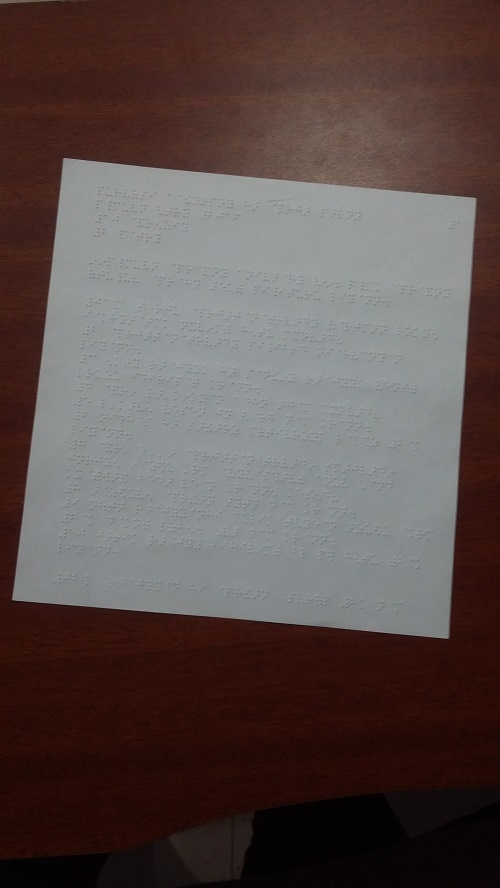
//> input picture paper.jpg, 500 x 888 px
$ ./Source   (built with g++ and OpenCV 4)
//> lines starting //> are read from the running program, lines starting //| are printed output that depends on the picture; after the words box and inside, x2 and y2 are one past the last pixel; in counts of white or black regions, pixels touching at a corner belong together
#include <opencv2/highgui/highgui.hpp>
#include <opencv2/imgproc/imgproc.hpp>
#include <iostream>
#include <vector>
#include <algorithm>

//g++ main.cpp -o main -I /usr/local/include/opencv -lopencv_core -lopencv_imgproc -lopencv_highgui

using namespace cv;
using namespace std;


cv::Point2f computeIntersect(cv::Vec4i a, cv::Vec4i b)
{
	int x1 = a[0], y1 = a[1], x2 = a[2], y2 = a[3];
	int x3 = b[0], y3 = b[1], x4 = b[2], y4 = b[3];

	if (float d = ((float)(x1 - x2) * (y3 - y4)) - ((y1 - y2) * (x3 - x4)))
	{
		cv::Point2f pt;
		pt.x = ((x1*y2 - y1*x2) * (x3 - x4) - (x1 - x2) * (x3*y4 - y3*x4)) / d;
		pt.y = ((x1*y2 - y1*x2) * (y3 - y4) - (y1 - y2) * (x3*y4 - y3*x4)) / d;
		return pt;
	}
	else
		return cv::Point2f(-1, -1);
}

bool comparator2(double a, double b) {
	return a<b;
}
bool comparator3(Vec3f a, Vec3f b) {
	return a[0]<b[0];
}

bool comparator(Point2f a, Point2f b) {
	return a.x<b.x;
}
void sortCorners(std::vector<cv::Point2f>& corners, cv::Point2f center)
{


	std::vector<cv::Point2f> top, bot;
	for (int i = 0; i < corners.size(); i++)
	{
		if (corners[i].y < center.y)
			top.push_back(corners[i]);
		else
			bot.push_back(corners[i]);
	}


	sort(top.begin(), top.end(), comparator);
	sort(bot.begin(), bot.end(), comparator);

	cv::Point2f tl = top[0];
	cv::Point2f tr = top[top.size() - 1];
	cv::Point2f bl = bot[0];
	cv::Point2f br = bot[bot.size() - 1];
	corners.clear();
	corners.push_back(tl);
	corners.push_back(tr);
	corners.push_back(br);
	corners.push_back(bl);
}


int main(int argc, char* argv[]) {

	Mat img = imread("paper.jpg",CV_WINDOW_NORMAL);
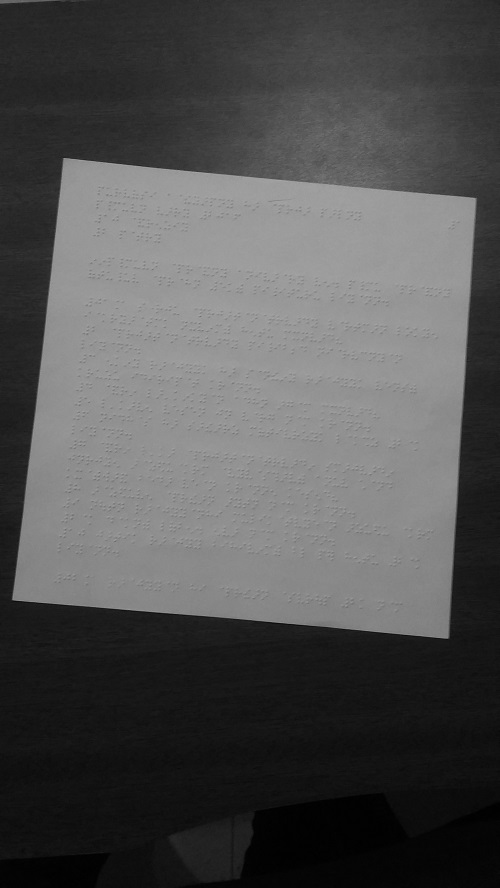
//> img: 888 rows x 500 cols, CV_8UC1; min 0, max 169, mean 81.6

	cv::Size size(3, 3);
	cv::GaussianBlur(img, img, size, 0);
	adaptiveThreshold(img, img, 255, CV_ADAPTIVE_THRESH_MEAN_C, CV_THRESH_BINARY, 75, 10);
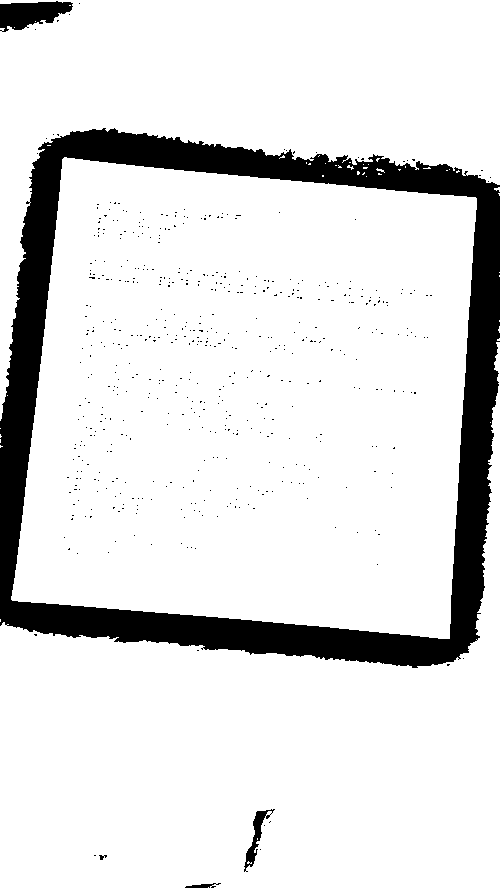
//> img: 888 rows x 500 cols, CV_8UC1; 87.8% white; 535 black regions (530 under 20 px), largest, box (x1, y1, x2, y2) and area: (0, 128, 500, 668) 51314, (0, 1, 73, 32) 1456, (244, 809, 275, 872) 476, (185, 883, 221, 888) 97, (99, 855, 107, 860) 23
	cv::bitwise_not(img, img);

	cv::Mat img2;
	cvtColor(img, img2, CV_GRAY2RGB);

	cv::Mat img3;
	cvtColor(img, img3, CV_GRAY2RGB);

	vector<Vec4i> lines;
	HoughLinesP(img, lines, 1, CV_PI / 180, 80, 400, 10);
//> lines = 65 lines (x1, y1, x2, y2), first 8: [461, 653, 485, 183], [8, 625, 51, 139], [6, 624, 48, 142], [0, 624, 42, 144], [60, 136, 498, 190], [460, 658, 475, 222], [44, 142, 499, 198], [0, 612, 453, 660]
	for (size_t i = 0; i < lines.size(); i++)
	{
		Vec4i l = lines[i];
		line(img2, Point(l[0], l[1]), Point(l[2], l[3]), Scalar(0, 0, 255), 3, CV_AA);
	}
//> this loop made 65 passes
//> l on passes 1 to 12: [461, 653, 485, 183], [8, 625, 51, 139], [6, 624, 48, 142], [0, 624, 42, 144], [60, 136, 498, 190], [460, 658, 475, 222], [44, 142, 499, 198], [0, 612, 453, 660], [15, 569, 53, 134], [474, 641, 490, 177], [476, 640, 492, 182], [0, 609, 463, 658]
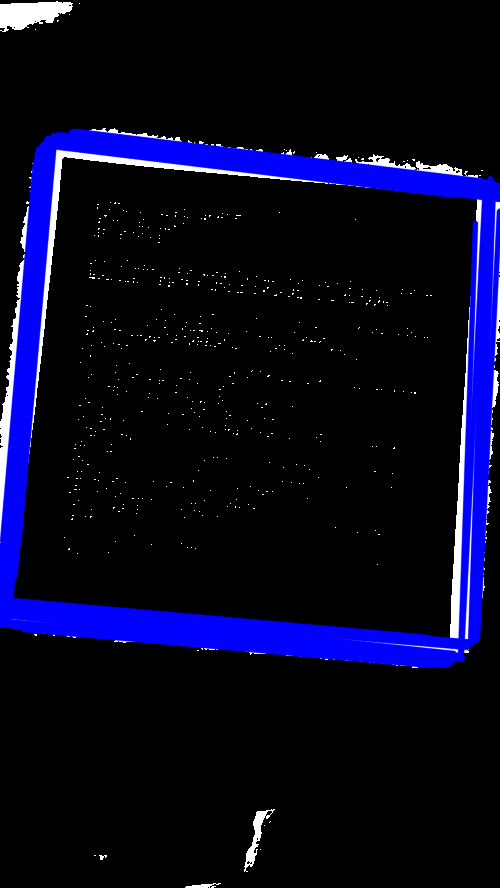
//> img2: 888 rows x 500 cols, CV_8UC3; mean R, G, B 6.5, 6.5, 32.7

	imshow("example", img2);

	std::vector<cv::Point2f> corners;
	for (int i = 0; i < lines.size(); i++)
	{
		for (int j = i + 1; j < lines.size(); j++)
		{
			cv::Point2f pt = computeIntersect(lines[i], lines[j]);
			if (pt.x >= 0 && pt.y >= 0 && pt.x < img.cols && pt.y < img.rows)
				corners.push_back(pt);
		}
	}
//> this loop made 65 passes
//> after the loop, corners = 915 Points (x, y), first 12: [484.7, 188.4], [458.5, 702.7], [484.3, 196.2], [460.6, 660.8], [460.8, 657.8], [460.7, 658.2], [460.6, 661.8], [461.6, 641.2], [461.7, 640], [461.3, 646.5], [485.1, 181.9], [491.3, 59]

	// Get mass center
	cv::Point2f center(0, 0);
	for (int i = 0; i < corners.size(); i++)
		center += corners[i];
//> this loop made 915 passes
//> center on passes 1 to 3: Point(484.7, 188.4), Point(943.2, 891.1), Point(1427.5, 1087.3)
//> after the loop, center = Point(183915.1, 381483.6)
	center *= (1. / corners.size());
//> center = Point(201, 416.9)

	sortCorners(corners, center);
//> after the loop in sortCorners, `for (int i = 0; i < corners.size(); i++)`: top = 411 Points (x, y), first 12: [484.7, 188.4], [484.3, 196.2], [485.1, 181.9], [491.3, 59], [484.6, 191.5], [484.3, 197.2], [484.9, 184.5], [484.7, 189.4], [484.4, 195.2], [484.5, 193.3], [485, 183.3], [484.8, 187]; bot = 504 Points (x, y), first 12: [458.5, 702.7], [460.6, 660.8], [460.8, 657.8], [460.7, 658.2], [460.6, 661.8], [461.6, 641.2], [461.7, 640], [461.3, 646.5], [460.5, 662.2], [461.6, 641.1], [460.4, 664.6], [460.9, 655.2]
//> in sortCorners, `sort(top.begin(), top.end(), comparator);`: top = 411 Points (x, y), first 12: [36.46, 144.2], [36.64, 142.1], [36.72, 141.1], [36.81, 140.1], [36.98, 138.2], [37.03, 137.6], [37.09, 136.9], [37.16, 136.1], [37.23, 135.2], [37.41, 133.2], [37.55, 131.6], [37.68, 130.1]
//> in sortCorners, `sort(bot.begin(), bot.end(), comparator);`: bot = 504 Points (x, y), first 12: [0.01, 623.9], [0.01, 624.9], [0.02, 610.8], [0.09, 610], [0.09, 622.9], [0.09, 623.9], [0.17, 609], [0.18, 622.9], [0.23, 608.3], [0.28, 607.7], [0.31, 620.5], [0.34, 607]
//> in sortCorners, `cv::Point2f tl = top[0];`: tl = Point(36.46, 144.2)
//> in sortCorners, `cv::Point2f tr = top[top.size() - 1];`: tr = Point(500, 191.2)
//> in sortCorners, `cv::Point2f bl = bot[0];`: bl = Point(0.00768, 623.9)
//> in sortCorners, `cv::Point2f br = bot[bot.size() - 1];`: br = Point(485.2, 664.3)
//> in sortCorners, `corners.push_back(tl);`: corners = 1 Point (x, y): [36.46, 144.2]
//> in sortCorners, `corners.push_back(tr);`: corners = 2 Points (x, y): [36.46, 144.2], [500, 191.2]
//> in sortCorners, `corners.push_back(br);`: corners = 3 Points (x, y): [36.46, 144.2], [500, 191.2], [485.2, 664.3]
//> in sortCorners, `corners.push_back(bl);`: corners = 4 Points (x, y): [36.46, 144.2], [500, 191.2], [485.2, 664.3], [0.01, 623.9]

	Rect r = boundingRect(corners);
//> r = Rect(0, 144, 500, 521)
	cout << r << endl;
//| [500 x 521 from (0, 144)]
	cv::Mat quad = cv::Mat::zeros(r.height, r.width, CV_8UC3);
//> quad: 521 rows x 500 cols, CV_8UC3; every value is 0
	// Corners of the destination image
	std::vector<cv::Point2f> quad_pts;
	quad_pts.push_back(cv::Point2f(0, 0));
	quad_pts.push_back(cv::Point2f(quad.cols, 0));
//> quad_pts = 2 Points (x, y): [0, 0], [500, 0]
	quad_pts.push_back(cv::Point2f(quad.cols, quad.rows));
	quad_pts.push_back(cv::Point2f(0, quad.rows));

	// Get transformation matrix
	cv::Mat transmtx = cv::getPerspectiveTransform(corners, quad_pts);
//> transmtx = [[1.06, 0.0809, -50.46], [-0.116, 1.14, -160.3], [-4.75e-05, 9.36e-05, 1]]
	// Apply perspective transformation
	cv::warpPerspective(img3, quad, transmtx, quad.size());
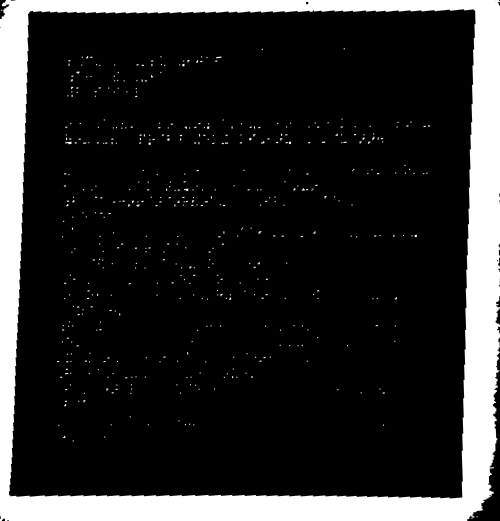
//> quad: 521 rows x 500 cols, CV_8UC3; min 0, max 255, mean 42.2

	imshow("example2", quad);

	waitKey();
	return 0;
}
